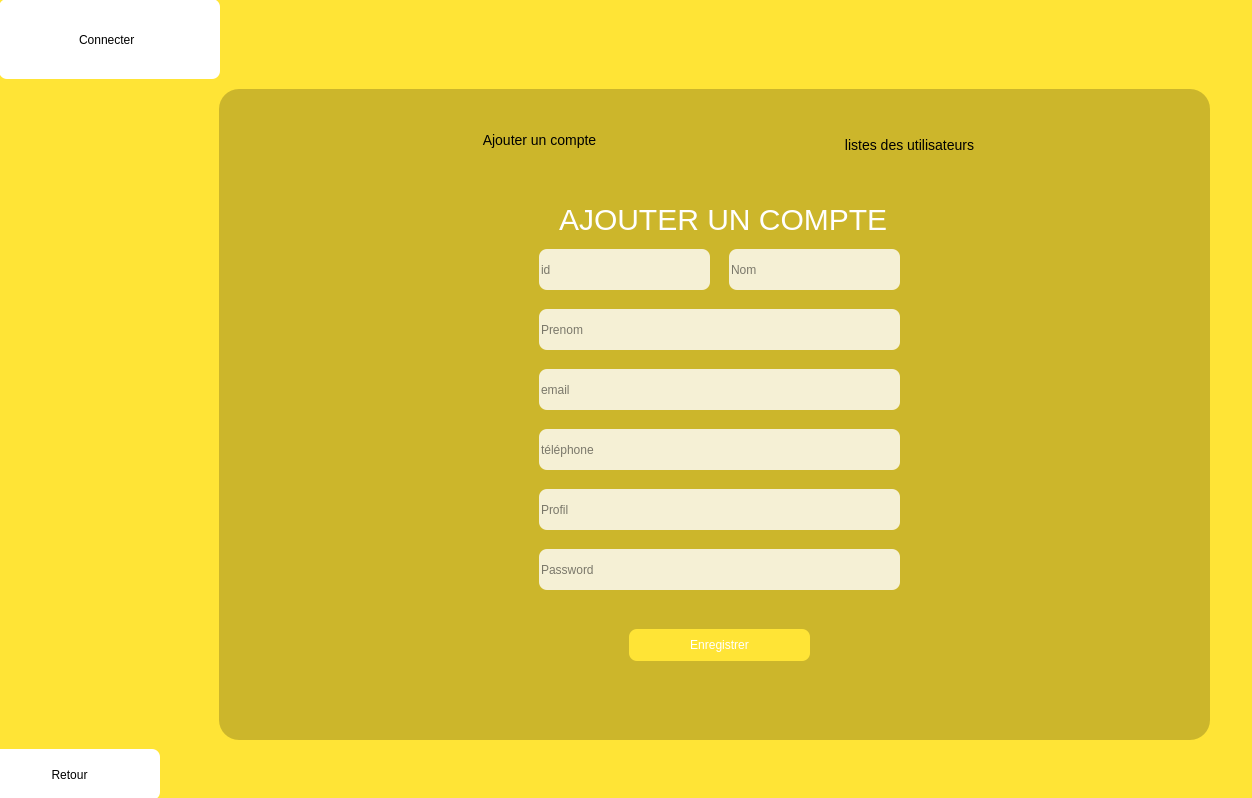
<?xml version="1.0" encoding="UTF-8"?>
<ui version="4.0">
 <class>AjouterCompte</class>
 <widget class="QMainWindow" name="AjouterCompte">
  <property name="geometry">
   <rect>
    <x>0</x>
    <y>0</y>
    <width>1252</width>
    <height>798</height>
   </rect>
  </property>
  <property name="windowTitle">
   <string>MainWindow</string>
  </property>
  <widget class="QWidget" name="centralwidget">
   <widget class="QFrame" name="frame">
    <property name="geometry">
     <rect>
      <x>-1</x>
      <y>-1</y>
      <width>1281</width>
      <height>801</height>
     </rect>
    </property>
    <property name="styleSheet">
     <string notr="true">background-color: rgb(255,228,54)</string>
    </property>
    <property name="frameShape">
     <enum>QFrame::StyledPanel</enum>
    </property>
    <property name="frameShadow">
     <enum>QFrame::Raised</enum>
    </property>
    <widget class="QFrame" name="frame_haut">
     <property name="geometry">
      <rect>
       <x>0</x>
       <y>0</y>
       <width>1271</width>
       <height>71</height>
      </rect>
     </property>
     <property name="styleSheet">
      <string notr="true">border:none</string>
     </property>
     <property name="frameShape">
      <enum>QFrame::StyledPanel</enum>
     </property>
     <property name="frameShadow">
      <enum>QFrame::Raised</enum>
     </property>
     <widget class="QPushButton" name="pushButton">
      <property name="geometry">
       <rect>
        <x>1120</x>
        <y>0</y>
        <width>113</width>
        <height>81</height>
       </rect>
      </property>
      <property name="text">
       <string/>
      </property>
      <property name="icon">
       <iconset>
        <normaloff>../fermerIcon-removebg-preview.png</normaloff>../fermerIcon-removebg-preview.png</iconset>
      </property>
      <property name="iconSize">
       <size>
        <width>60</width>
        <height>80</height>
       </size>
      </property>
     </widget>
     <widget class="QPushButton" name="pushButton_2">
      <property name="geometry">
       <rect>
        <x>1010</x>
        <y>0</y>
        <width>113</width>
        <height>81</height>
       </rect>
      </property>
      <property name="text">
       <string/>
      </property>
      <property name="icon">
       <iconset>
        <normaloff>../pngtree-fullscreen--icon-in-trendy-style-isolated-background-png-image_1566064-removebg-preview.png</normaloff>../pngtree-fullscreen--icon-in-trendy-style-isolated-background-png-image_1566064-removebg-preview.png</iconset>
      </property>
      <property name="iconSize">
       <size>
        <width>60</width>
        <height>80</height>
       </size>
      </property>
     </widget>
     <widget class="QPushButton" name="pushButton_3">
      <property name="geometry">
       <rect>
        <x>880</x>
        <y>0</y>
        <width>113</width>
        <height>81</height>
       </rect>
      </property>
      <property name="styleSheet">
       <string notr="true"/>
      </property>
      <property name="text">
       <string/>
      </property>
      <property name="icon">
       <iconset>
        <normaloff>../red-removebg-preview.png</normaloff>../red-removebg-preview.png</iconset>
      </property>
      <property name="iconSize">
       <size>
        <width>60</width>
        <height>80</height>
       </size>
      </property>
     </widget>
    </widget>
    <widget class="QFrame" name="frame_3">
     <property name="geometry">
      <rect>
       <x>220</x>
       <y>90</y>
       <width>991</width>
       <height>651</height>
      </rect>
     </property>
     <property name="styleSheet">
      <string notr="true">background-color:rgba(0,0,0,0.2);
border-radius:20px;
</string>
     </property>
     <property name="frameShape">
      <enum>QFrame::StyledPanel</enum>
     </property>
     <property name="frameShadow">
      <enum>QFrame::Raised</enum>
     </property>
     <widget class="QPushButton" name="list_user">
      <property name="geometry">
       <rect>
        <x>580</x>
        <y>20</y>
        <width>221</width>
        <height>71</height>
       </rect>
      </property>
      <property name="styleSheet">
       <string notr="true">QPushButton{
background-color:none;
border-top-left-radius:20px;
border-bottom-left-radius:20px;
color:rgb(0,0,0);
font:77 10pt &quot;metropolis&quot;;
font-size:14px;

}
QPushButton:hover{
background-color:white;
border-top-left-radius:20px;
border-bottom-left-radius:20px;
color:rgb(0,0,0);
font:77 10pt &quot;metropolis&quot;;
font-size:13px;
}


</string>
      </property>
      <property name="text">
       <string>listes des utilisateurs</string>
      </property>
      <property name="icon">
       <iconset resource="../ressource.qrc">
        <normaloff>:/images/images/list_user.png</normaloff>:/images/images/list_user.png</iconset>
      </property>
      <property name="iconSize">
       <size>
        <width>60</width>
        <height>70</height>
       </size>
      </property>
     </widget>
     <widget class="QLineEdit" name="lineEdit_72">
      <property name="geometry">
       <rect>
        <x>320</x>
        <y>460</y>
        <width>361</width>
        <height>41</height>
       </rect>
      </property>
      <property name="styleSheet">
       <string notr="true">border-radius:8px;
color:black;
background-color:rgba(255,255,255,0.8)

</string>
      </property>
      <property name="placeholderText">
       <string>Password</string>
      </property>
     </widget>
     <widget class="QLineEdit" name="id">
      <property name="geometry">
       <rect>
        <x>320</x>
        <y>160</y>
        <width>171</width>
        <height>41</height>
       </rect>
      </property>
      <property name="styleSheet">
       <string notr="true">border-radius:8px;
color:black;
background-color:rgba(255,255,255,0.8)

</string>
      </property>
      <property name="placeholderText">
       <string>id</string>
      </property>
     </widget>
     <widget class="QLineEdit" name="prenom">
      <property name="geometry">
       <rect>
        <x>320</x>
        <y>220</y>
        <width>361</width>
        <height>41</height>
       </rect>
      </property>
      <property name="styleSheet">
       <string notr="true">border-radius:8px;
color:black;
background-color:rgba(255,255,255,0.8)

</string>
      </property>
      <property name="placeholderText">
       <string>Prenom</string>
      </property>
     </widget>
     <widget class="QPushButton" name="add_user">
      <property name="geometry">
       <rect>
        <x>210</x>
        <y>20</y>
        <width>221</width>
        <height>61</height>
       </rect>
      </property>
      <property name="styleSheet">
       <string notr="true">QPushButton{
background-color:none;
border-top-left-radius:20px;
border-bottom-left-radius:20px;
color:rgb(0,0,0);
font:77 10pt &quot;metropolis&quot;;
font-size:14px;

}
QPushButton:hover{
background-color:white;
border-top-left-radius:20px;
border-bottom-left-radius:20px;
color:rgb(0,0,0);
font:77 10pt &quot;metropolis&quot;;
font-size:13px;

}


</string>
      </property>
      <property name="text">
       <string>Ajouter un compte</string>
      </property>
      <property name="icon">
       <iconset resource="../ressource.qrc">
        <normaloff>:/images/images/add_user.png</normaloff>:/images/images/add_user.png</iconset>
      </property>
      <property name="iconSize">
       <size>
        <width>50</width>
        <height>50</height>
       </size>
      </property>
     </widget>
     <widget class="QLabel" name="label_2">
      <property name="geometry">
       <rect>
        <x>340</x>
        <y>110</y>
        <width>341</width>
        <height>41</height>
       </rect>
      </property>
      <property name="styleSheet">
       <string notr="true">background-color:none;
border:none;
font:90 30pt &quot;metropolis&quot;;
font-size:30px;
color:white</string>
      </property>
      <property name="text">
       <string>AJOUTER UN COMPTE</string>
      </property>
     </widget>
     <widget class="QLineEdit" name="email">
      <property name="geometry">
       <rect>
        <x>320</x>
        <y>280</y>
        <width>361</width>
        <height>41</height>
       </rect>
      </property>
      <property name="styleSheet">
       <string notr="true">border-radius:8px;
color:black;
background-color:rgba(255,255,255,0.8)

</string>
      </property>
      <property name="placeholderText">
       <string>email</string>
      </property>
     </widget>
     <widget class="QLineEdit" name="profil">
      <property name="geometry">
       <rect>
        <x>320</x>
        <y>400</y>
        <width>361</width>
        <height>41</height>
       </rect>
      </property>
      <property name="styleSheet">
       <string notr="true">border-radius:8px;
color:black;
background-color:rgba(255,255,255,0.8)

</string>
      </property>
      <property name="placeholderText">
       <string>Profil</string>
      </property>
     </widget>
     <widget class="QPushButton" name="enregistrer">
      <property name="geometry">
       <rect>
        <x>410</x>
        <y>540</y>
        <width>181</width>
        <height>32</height>
       </rect>
      </property>
      <property name="styleSheet">
       <string notr="true">QPushButton{
background-color:#FFE436;
border-top-left-radius:20px;
border-bottom-left-radius:20px;
color:rgb(255,255,255);
font:77 21pt &quot;metropolis&quot;;
border-radius:8px


}
QPushButton:hover{
background-color:white;
border-radius:8px;
color:rgb(0,0,0);
font:77 18pt &quot;metropolis&quot;;


}
</string>
      </property>
      <property name="text">
       <string>Enregistrer</string>
      </property>
     </widget>
     <widget class="QLineEdit" name="tel">
      <property name="geometry">
       <rect>
        <x>320</x>
        <y>340</y>
        <width>361</width>
        <height>41</height>
       </rect>
      </property>
      <property name="styleSheet">
       <string notr="true">border-radius:8px;
color:black;
background-color:rgba(255,255,255,0.8)

</string>
      </property>
      <property name="placeholderText">
       <string>téléphone</string>
      </property>
     </widget>
     <widget class="QLineEdit" name="nom">
      <property name="geometry">
       <rect>
        <x>510</x>
        <y>160</y>
        <width>171</width>
        <height>41</height>
       </rect>
      </property>
      <property name="styleSheet">
       <string notr="true">border-radius:8px;
color:black;
background-color:rgba(255,255,255,0.8)

</string>
      </property>
      <property name="placeholderText">
       <string>Nom</string>
      </property>
     </widget>
    </widget>
    <widget class="QPushButton" name="return_2">
     <property name="geometry">
      <rect>
       <x>-20</x>
       <y>750</y>
       <width>181</width>
       <height>51</height>
      </rect>
     </property>
     <property name="styleSheet">
      <string notr="true">background-color:white;
color:black;
border-radius:8px;
font:90 18pt &quot;metropolis&quot;;</string>
     </property>
     <property name="text">
      <string>Retour</string>
     </property>
    </widget>
    <widget class="QWidget" name="widget_9" native="true">
     <property name="geometry">
      <rect>
       <x>0</x>
       <y>0</y>
       <width>221</width>
       <height>80</height>
      </rect>
     </property>
     <property name="styleSheet">
      <string notr="true">background-color:white;
border:none;
border-radius:8px
</string>
     </property>
     <widget class="QLabel" name="label_32">
      <property name="geometry">
       <rect>
        <x>80</x>
        <y>20</y>
        <width>141</width>
        <height>41</height>
       </rect>
      </property>
      <property name="styleSheet">
       <string notr="true">border:none;
font:90 18pt &quot;metropolis&quot;;</string>
      </property>
      <property name="text">
       <string>Connecter</string>
      </property>
     </widget>
     <widget class="QPushButton" name="pushButton_12">
      <property name="geometry">
       <rect>
        <x>-10</x>
        <y>10</y>
        <width>111</width>
        <height>61</height>
       </rect>
      </property>
      <property name="styleSheet">
       <string notr="true">QPushButton{
background-color:none;
border-top-left-radius:8px;
border-bottom-left-radius:8px;
color:rgb(0,0,0);
font:77 10pt &quot;metropolis&quot;;
font-size:14px;

}
QPushButton:hover{
background-color:white;
border-top-left-radius:20px;
border-bottom-left-radius:20px;
color:rgb(0,0,0);
font:77 10pt &quot;metropolis&quot;;
font-size:13px;

}


</string>
      </property>
      <property name="text">
       <string/>
      </property>
      <property name="icon">
       <iconset resource="../ressource.qrc">
        <normaloff>:/images/images/userIcon.png</normaloff>:/images/images/userIcon.png</iconset>
      </property>
      <property name="iconSize">
       <size>
        <width>60</width>
        <height>110</height>
       </size>
      </property>
     </widget>
    </widget>
   </widget>
  </widget>
 </widget>
 <resources>
  <include location="../ressource.qrc"/>
 </resources>
 <connections/>
</ui>
